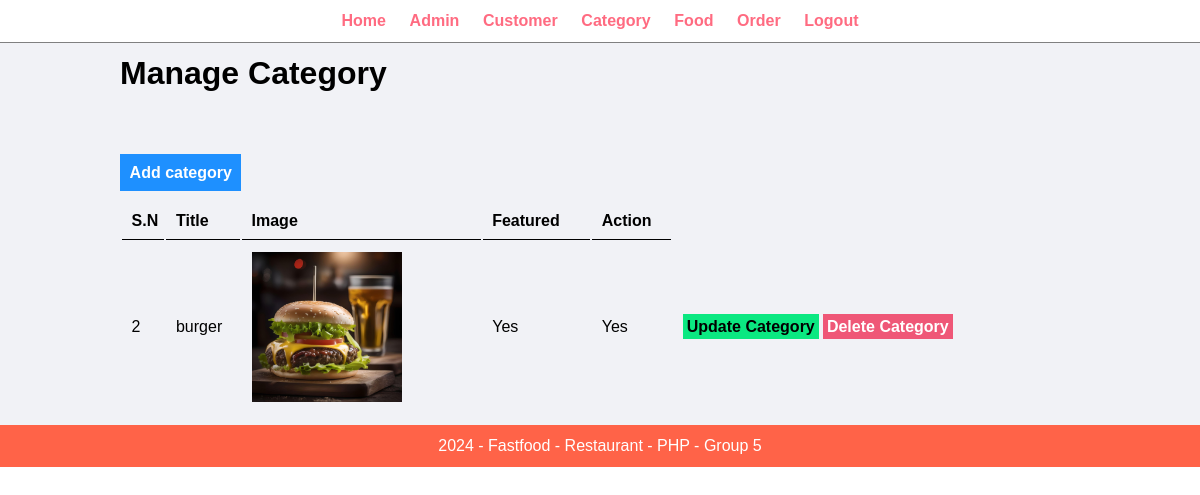
/admin/manage-category.php (signed in), run on an earlier commit of the app's database.
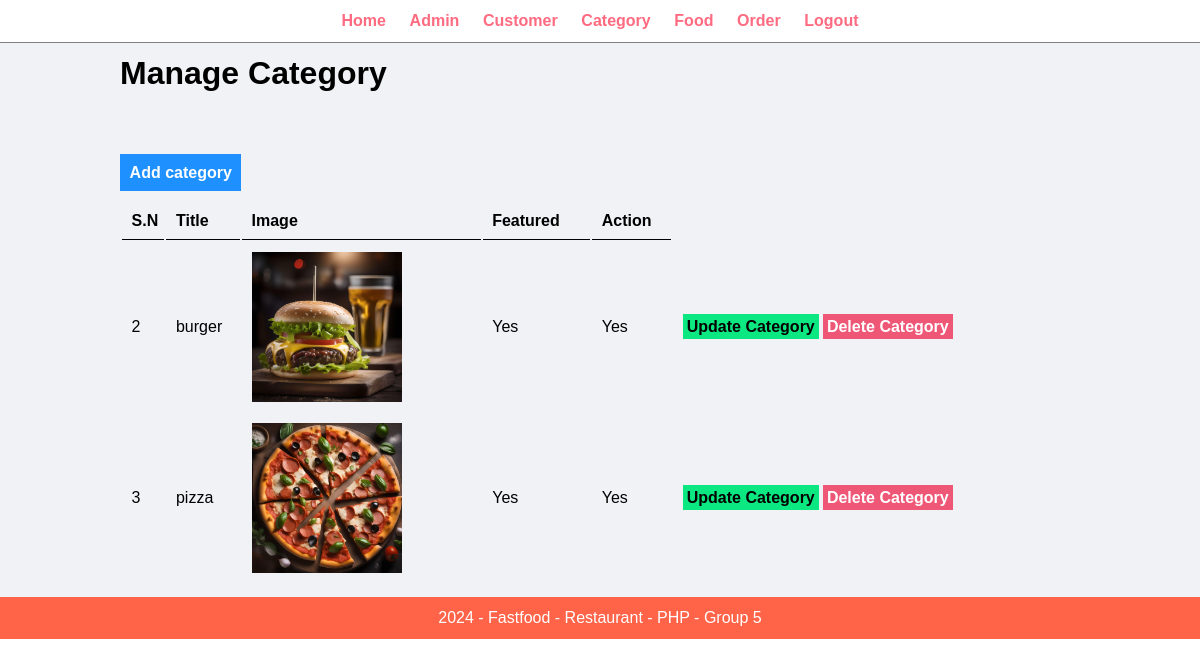
And on a later commit of the database.
### tables this page shows
CREATE TABLE `category` (
  `id` int(11) NOT NULL,
  `title` varchar(100) NOT NULL,
  `image` varchar(255) NOT NULL,
  `show_on_home` varchar(10) NOT NULL,
  `active` varchar(10) NOT NULL
);

### admin/manage-category.php (the view, shortened to what this page needs)
<?php include('patials/menu.php'); ?>
        <div class="main-content">
            <div class="wrapper">
                <h1>Manage Category</h1>
                <br /><br />
               <br /><br />
                <a href="<?php echo SITEURL;?>admin/add-category.php" class="btn-add">Add category</a>
                <br /><br />
                <table class="table-full">
                    <tr>
                        <th>S.N</th>
                        <th>Title</th>
                        <th>Image</th>
                        <th>Featured</th>
                        <th>Action</th>
                    </tr>
                    <?php
                       $sql = "SELECT * FROM category";
                       $res = mysqli_query($conn, $sql);
                       $count = mysqli_num_rows($res);
                       if ($count>0) {
                        while ($row = mysqli_fetch_assoc($res)) {
                            $id = $row['id'];
                            $title = $row['title'];
                            $image = $row['image'];
                            $show_on_home	= $row['show_on_home'];
                            $active = $row['active'];
                            ?>
                             <tr>
                               <td><?php echo $id; ?></td>
                               <td><?php echo $title; ?></td>
                               <td>
                                <?php
                                if ($image == "") {
                                    echo "<div class='error'>Image not Added</div>";
                                }
                                else {
                                    ?>
                                    <img src="<?php echo SITEURL;?>/images/category/<?php echo $image; ?> " width="150px">
                                    <?php
                                }
                                ?>
                               </td>
                               <td><?php echo $show_on_home; ?></td>
                               <td><?php echo $active; ?></td>
                               <td>
                                  <a href="<?php echo SITEURL;?>admin/update-category.php?id=<?php echo $id; ?>&image=<?php echo $image;?>" class="btn-update">Update Category</a>
                                  <a href="<?php echo SITEURL;?>admin/delete-category.php?id=<?php echo $id; ?>&image=<?php echo $image;?>" class="btn-delete">Delete Category</a>
                               </td>
                              </tr>
                            <?php
                        }
                       }
                       else {
                        ?>
                        <tr>
                             <td colspan="6"><div class="error">No Category Added</div></td>
                        </tr>
                        <?php
                       }
                    ?>
                </table>
            </div>
        </div>
<?php include('patials/footer.php'); ?>

What changed in the data, as far as the page shows it:
added category: id "3", title "pizza", image (picture), show_on_home "Yes", active "Yes"
